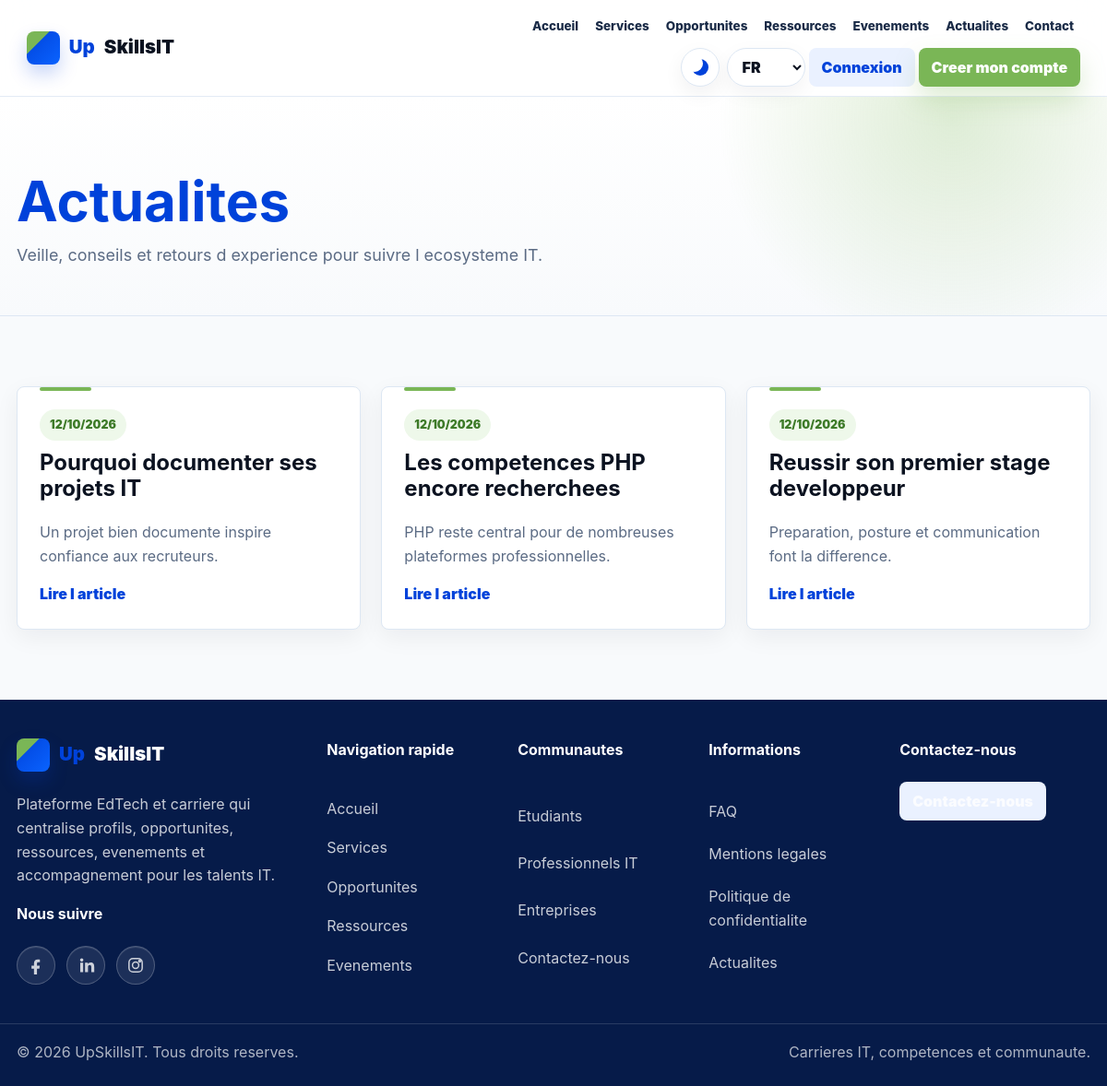
Page /actualites on the committed database.
### tables this page shows
CREATE TABLE articles (
  id BIGINT UNSIGNED AUTO_INCREMENT PRIMARY KEY,
  title VARCHAR(190) NOT NULL,
  slug VARCHAR(190) NOT NULL UNIQUE,
  excerpt TEXT,
  content LONGTEXT,
  status ENUM('draft','published') NOT NULL DEFAULT 'draft',
  published_at DATETIME NULL,
  created_at TIMESTAMP DEFAULT CURRENT_TIMESTAMP
);

### app/Core/Controller.php (called while the page is built, shortened)
<?php
abstract class Controller
{
    protected function view(string $view, array $data = [], string $layout = 'main'): void
    {
        extract($data, EXTR_SKIP);
        $viewPath = APP_PATH . '/Views/' . $view . '.php';
        require $viewPath;
    }
}

### app/Controllers/PublicController.php (called while the page is built, shortened)
<?php
final class PublicController extends Controller
{
    public function articles(): void { $this->view('public/articles', ['title' => t('nav.news'), 'articles' => (new Content())->articles()]); }
}

### public/index.php (called while the page is built, shortened)
<?php
require dirname(__DIR__) . '/app/bootstrap.php';
$router = new Router();
$router->get('/', [PublicController::class, 'home']);
$router->get('/a-propos', [PublicController::class, 'page']);
$router->get('/services', [PublicController::class, 'page']);
$router->get('/etudiants', [PublicController::class, 'page']);
$router->get('/professionnels-it', [PublicController::class, 'page']);
$router->get('/entreprises', [PublicController::class, 'page']);
$router->get('/contact', [PublicController::class, 'contact']);
$router->post('/contact', [PublicController::class, 'sendContact']);
$router->get('/faq', [PublicController::class, 'faq']);
$router->get('/mentions-legales', [PublicController::class, 'legal']);
$router->get('/politique-confidentialite', [PublicController::class, 'privacy']);
$router->get('/actualites', [PublicController::class, 'articles']);
$router->get('/actualite/{id}', [PublicController::class, 'article']);
$router->get('/opportunites', [PublicController::class, 'opportunities']);
$router->get('/opportunite/{id}', [PublicController::class, 'opportunity']);
$router->get('/ressources', [PublicController::class, 'resources']);
$router->get('/ressource/{id}', [PublicController::class, 'resource']);
$router->get('/evenements', [PublicController::class, 'events']);
$router->get('/evenement/{id}', [PublicController::class, 'event']);
$router->post('/evenement/{id}/inscription', [PublicController::class, 'registerEvent']);
$router->get('/inscription', [AuthController::class, 'registerForm']);
$router->post('/inscription', [AuthController::class, 'register']);
$router->get('/connexion', [AuthController::class, 'loginForm']);
$router->post('/connexion', [AuthController::class, 'login']);
$router->post('/deconnexion', [AuthController::class, 'logout']);
$router->get('/mot-de-passe-oublie', [AuthController::class, 'forgotForm']);
$router->post('/mot-de-passe-oublie', [AuthController::class, 'forgot']);
$router->get('/reinitialiser-mot-de-passe/{token}', [AuthController::class, 'resetForm']);
$router->post('/reinitialiser-mot-de-passe/{token}', [AuthController::class, 'reset']);
$router->get('/compte', [AuthController::class, 'account']);
$router->post('/compte', [AuthController::class, 'updateAccount']);
$router->post('/compte/supprimer', [AuthController::class, 'deleteAccount']);
$router->get('/dashboard', [DashboardController::class, 'index']);
$router->get('/profil', [DashboardController::class, 'profile']);
$router->post('/profil', [DashboardController::class, 'saveProfile']);
$router->get('/candidatures', [DashboardController::class, 'applications']);
$router->get('/notifications', [DashboardController::class, 'notifications']);
$router->post('/opportunite/{id}/candidater', [DashboardController::class, 'applyOpportunity']);
$router->get('/professionnel', [ProfessionnelController::class, 'index']);
$router->get('/professionnel/profil', [ProfessionnelController::class, 'profile']);
$router->post('/professionnel/profil', [ProfessionnelController::class, 'saveProfile']);
$router->get('/professionnel/competences', [ProfessionnelController::class, 'skills']);
$router->get('/professionnel/experiences', [ProfessionnelController::class, 'experiences']);
$router->get('/professionnel/projets', [ProfessionnelController::class, 'projects']);
$router->post('/professionnel/experiences', [ProfessionnelController::class, 'saveExperience']);
$router->post('/professionnel/experiences/{id}/delete', [ProfessionnelController::class, 'deleteExperience']);
$router->post('/professionnel/projets', [ProfessionnelController::class, 'saveProject']);
$router->post('/professionnel/projets/{id}/delete', [ProfessionnelController::class, 'deleteProject']);
$router->get('/professionnel/opportunites', [ProfessionnelController::class, 'opportunities']);
$router->post('/professionnel/opportunites/{id}/candidater', [ProfessionnelController::class, 'applyOpportunity']);
$router->get('/professionnel/candidatures', [ProfessionnelController::class, 'applications']);
$router->get('/professionnel/ressources', [ProfessionnelController::class, 'resources']);
$router->get('/professionnel/evenements', [ProfessionnelController::class, 'events']);
$router->get('/professionnel/notifications', [ProfessionnelController::class, 'notifications']);
$router->get('/professionnel/parametres', [ProfessionnelController::class, 'settings']);
$router->get('/entreprise', [EntrepriseController::class, 'index']);
$router->get('/entreprise/profil', [EntrepriseController::class, 'profile']);
$router->post('/entreprise/profil', [EntrepriseController::class, 'saveProfile']);
$router->get('/entreprise/opportunites/creer', [EntrepriseController::class, 'createOpportunity']);
$router->get('/entreprise/opportunites', [EntrepriseController::class, 'opportunities']);
$router->post('/entreprise/opportunites', [EntrepriseController::class, 'saveOpportunity']);
$router->post('/entreprise/opportunites/{id}/status', [EntrepriseController::class, 'statusOpportunity']);
$router->post('/entreprise/opportunites/{id}/delete', [EntrepriseController::class, 'deleteOpportunity']);
$router->get('/entreprise/candidatures', [EntrepriseController::class, 'applications']);
$router->post('/entreprise/candidatures/{id}/status', [EntrepriseController::class, 'applicationStatus']);
$router->get('/entreprise/profils', [EntrepriseController::class, 'talents']);
$router->get('/entreprise/evenements', [EntrepriseController::class, 'events']);
$router->get('/entreprise/parametres', [EntrepriseController::class, 'settings']);
$router->get('/admin', [AdminController::class, 'index']);
$router->get('/admin/users', [AdminController::class, 'users']);
$router->post('/admin/users/{id}/status', [AdminController::class, 'userStatus']);
$router->post('/admin/users/{id}/delete', [AdminController::class, 'deleteUser']);
$router->get('/admin/opportunites', [AdminController::class, 'opportunities']);
$router->post('/admin/opportunites', [AdminController::class, 'saveOpportunity']);
$router->post('/admin/opportunites/{id}/status', [AdminController::class, 'statusOpportunity']);
$router->post('/admin/opportunites/{id}/delete', [AdminController::class, 'deleteOpportunity']);
$router->get('/admin/opportunities', [AdminController::class, 'opportunities']);
$router->post('/admin/opportunities', [AdminController::class, 'saveOpportunity']);
$router->post('/admin/opportunities/{id}/status', [AdminController::class, 'statusOpportunity']);
$router->post('/admin/opportunities/{id}/delete', [AdminController::class, 'deleteOpportunity']);
$router->get('/admin/ressources', [AdminController::class, 'resources']);
$router->post('/admin/ressources', [AdminController::class, 'saveResource']);
$router->post('/admin/ressources/{id}/status', [AdminController::class, 'statusResource']);
$router->post('/admin/ressources/{id}/delete', [AdminController::class, 'deleteResource']);
$router->get('/admin/resources', [AdminController::class, 'resources']);
$router->post('/admin/resources', [AdminController::class, 'saveResource']);
$router->post('/admin/resources/{id}/status', [AdminController::class, 'statusResource']);
$router->post('/admin/resources/{id}/delete', [AdminController::class, 'deleteResource']);
$router->get('/admin/evenements', [AdminController::class, 'events']);
$router->post('/admin/evenements', [AdminController::class, 'saveEvent']);
$router->post('/admin/evenements/{id}/status', [AdminController::class, 'statusEvent']);
$router->post('/admin/evenements/{id}/delete', [AdminController::class, 'deleteEvent']);
$router->get('/admin/events', [AdminController::class, 'events']);
$router->post('/admin/events', [AdminController::class, 'saveEvent']);
$router->post('/admin/events/{id}/status', [AdminController::class, 'statusEvent']);
$router->post('/admin/events/{id}/delete', [AdminController::class, 'deleteEvent']);
$router->get('/admin/articles', [AdminController::class, 'articles']);
$router->post('/admin/articles', [AdminController::class, 'saveArticle']);
$router->post('/admin/articles/{id}/status', [AdminController::class, 'statusArticle']);
$router->post('/admin/articles/{id}/delete', [AdminController::class, 'deleteArticle']);
$router->get('/admin/statistiques', [AdminController::class, 'statistics']);
$router->get('/admin/parametres', [AdminController::class, 'settings']);
$router->get('/admin/messages', [AdminController::class, 'messages']);
$router->post('/admin/messages/{id}/status', [AdminController::class, 'messageStatus']);
$router->get('/admin/notifications', [AdminController::class, 'notifications']);
$router->dispatch($_SERVER['REQUEST_METHOD'], $_SERVER['REQUEST_URI']);

### app/Core/Session.php (called while the page is built, shortened)
<?php
final class Session
{
    public static function get(string $key, mixed $default = null): mixed
    {
        return $_SESSION[$key] ?? $default;
    }
}

### app/bootstrap.php (called while the page is built, shortened)
<?php
spl_autoload_register(function (string $class): void {
    $prefix = 'App\\';
    if (str_starts_with($class, $prefix)) {
        $path = APP_PATH . '/' . str_replace('\\', '/', substr($class, strlen($prefix))) . '.php';
    }
});
function config(string $key, mixed $default = null): mixed
{
    $value = CONFIG;
    foreach (explode('.', $key) as $segment) {
        $value = $value[$segment];
    }
    return $value;
}
function url(string $path = ''): string
{
    $base = rtrim((string) config('base_url', ''), '/');
    return $base . '/' . ltrim($path, '/');
}
function e(mixed $value): string
{
    return htmlspecialchars((string) $value, ENT_QUOTES | ENT_SUBSTITUTE, 'UTF-8');
}
function current_lang(): string
{
    $lang = App\Core\Session::get('lang', $_COOKIE['UPSKILLSIT_LANG'] ?? 'fr');
    return in_array($lang, ['fr', 'en'], true) ? $lang : 'fr';
}
function translations(): array
{
    static $translations = [];
    $lang = current_lang();
    if (!isset($translations[$lang])) {
        $path = APP_PATH . '/lang/' . $lang . '.php';
        $translations[$lang] = is_file($path) ? require $path : [];
    }
    return $translations[$lang];
}
function t(string $key, ?string $fallback = null): string
{
    $value = translations();
    foreach (explode('.', $key) as $segment) {
        $value = $value[$segment];
    }
    return is_scalar($value) ? (string) $value : ($fallback ?? $key);
}

### app/Core/Model.php (called while the page is built, shortened)
<?php
abstract class Model
{
    protected PDO $db;
    public function __construct()
    {
        $this->db = Database::pdo();
    }
    protected function all(string $sql, array $params = []): array
    {
        $stmt = $this->db->prepare($sql);
        $stmt->execute($params);
        return $stmt->fetchAll();
    }
}

### app/Core/Database.php (called while the page is built, shortened)
<?php
final class Database
{
    private static ?PDO $pdo = null;
    public static function pdo(): PDO
    {
        $db = config('db');
        $dsn = sprintf('mysql:host=%s;port=%s;dbname=%s;charset=%s', $db['host'], $db['port'], $db['name'], $db['charset']);
        try {
            self::$pdo = new PDO($dsn, $db['user'], $db['pass'], [
                PDO::ATTR_ERRMODE => PDO::ERRMODE_EXCEPTION,
                PDO::ATTR_DEFAULT_FETCH_MODE => PDO::FETCH_ASSOC,
                PDO::ATTR_EMULATE_PREPARES => false,
            ]);
        } catch (PDOException $e) {
            error_log($e->getMessage());
            http_response_code(500);
            require APP_PATH . '/Views/errors/500.php';
            exit;
        }
        return self::$pdo;
    }
}

### app/Models/Content.php (called while the page is built, shortened)
<?php
final class Content extends Model
{
    public function articles(array $filters = []): array
    {
        [$where, $params] = $this->filters($filters, ['status'], ['title','excerpt','content']);
        return $this->all('SELECT * FROM articles ' . $where . ' ORDER BY published_at DESC, created_at DESC LIMIT 60', $params);
    }
    private function filters(array $filters, array $exact, array $search, string $prefix = ''): array
    {
        $where = [];
        $params = [];
        if (!array_key_exists('admin', $filters)) {
            $where[] = "{$prefix}status='published'";
        }
        return [$where ? 'WHERE ' . implode(' AND ', $where) : '', $params];
    }
}

### app/Views/public/articles.php (the view)
<section class="page-hero">
    <h1><?= e(t('pages.news_title')) ?></h1>
    <p><?= e(t('pages.news_intro')) ?></p>
</section>
<section class="section">
    <div class="grid-3">
        <?php foreach ($articles as $article): ?>
            <article class="card">
                <span class="badge green"><?= e(date('d/m/Y', strtotime($article['published_at']))) ?></span>
                <h2><?= e($article['title']) ?></h2>
                <p><?= e($article['excerpt']) ?></p>
                <a href="<?= url('/actualite/' . $article['id']) ?>"><?= e(t('ui.read_article')) ?></a>
            </article>
        <?php endforeach; ?>
    </div>
</section>

### app/Core/Router.php (shortened to what this page needs)
<?php
final class Router
{
    private array $routes = [];
    private function add(string $method, string $path, array $handler): void
    {
        $pattern = preg_replace('#\{([a-zA-Z_][a-zA-Z0-9_]*)\}#', '(?P<$1>[^/]+)', rtrim($path, '/') ?: '/');
        $this->routes[] = compact('method', 'path', 'handler') + ['pattern' => '#^' . $pattern . '$#'];
    }
    public function dispatch(string $method, string $uri): void
    {
        $path = parse_url($uri, PHP_URL_PATH) ?: '/';
        $path = rtrim($path, '/') ?: '/';
        foreach ($this->routes as $route) {
            if ($route['method'] === $method && preg_match($route['pattern'], $path, $matches)) {
                [$class, $action] = $route['handler'];
                $params = array_filter($matches, 'is_string', ARRAY_FILTER_USE_KEY);
                (new $class())->$action(...array_values($params));
                return;
            }
        }
    }
}

### rows in the picture
articles: published_at "12/10/2026", title "Pourquoi documenter ses projets IT", excerpt "Un projet bien documente inspire confiance aux recruteurs."
articles: published_at "12/10/2026", title "Les competences PHP encore recherchees", excerpt "PHP reste central pour de nombreuses plateformes professionnelles."
articles: published_at "12/10/2026", title "Reussir son premier stage developpeur", excerpt "Preparation, posture et communication font la difference."
